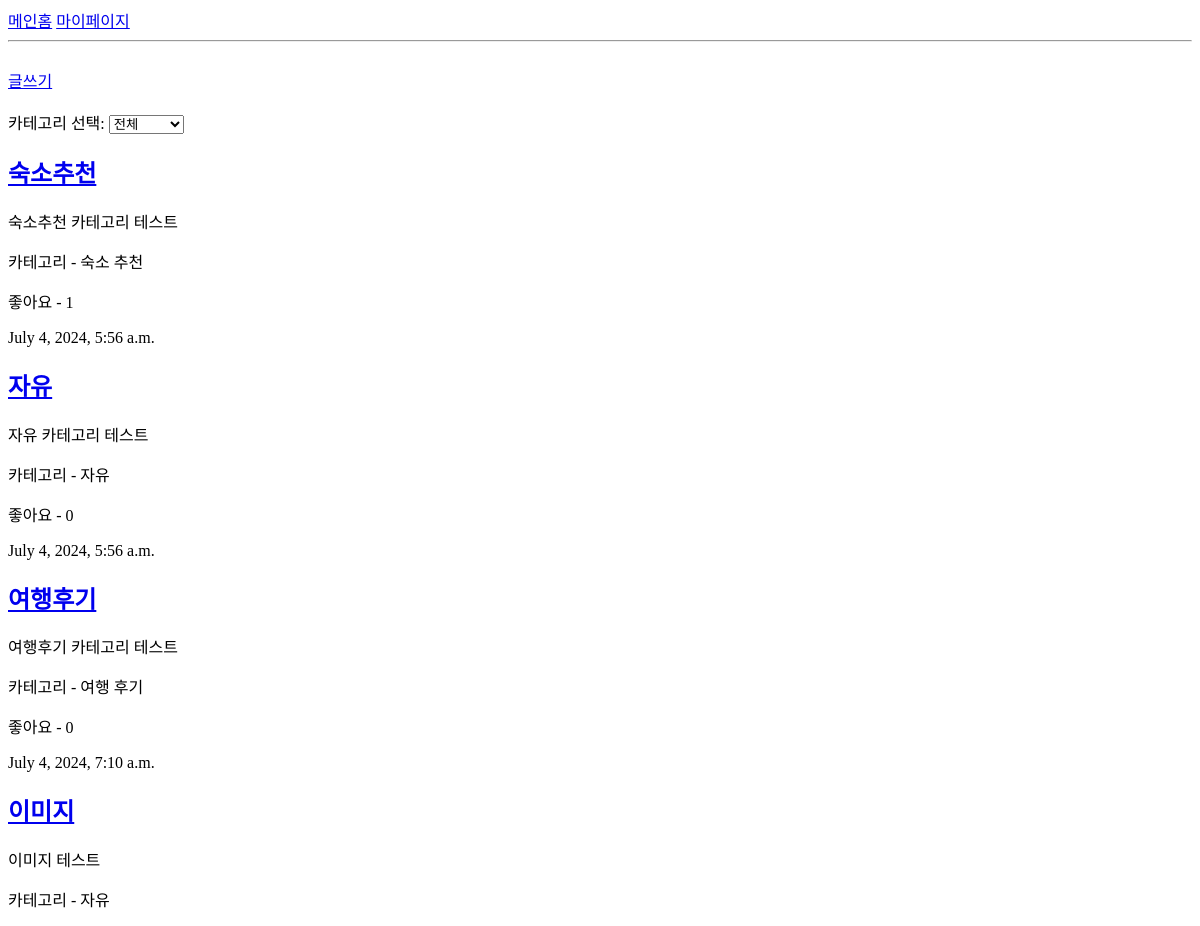
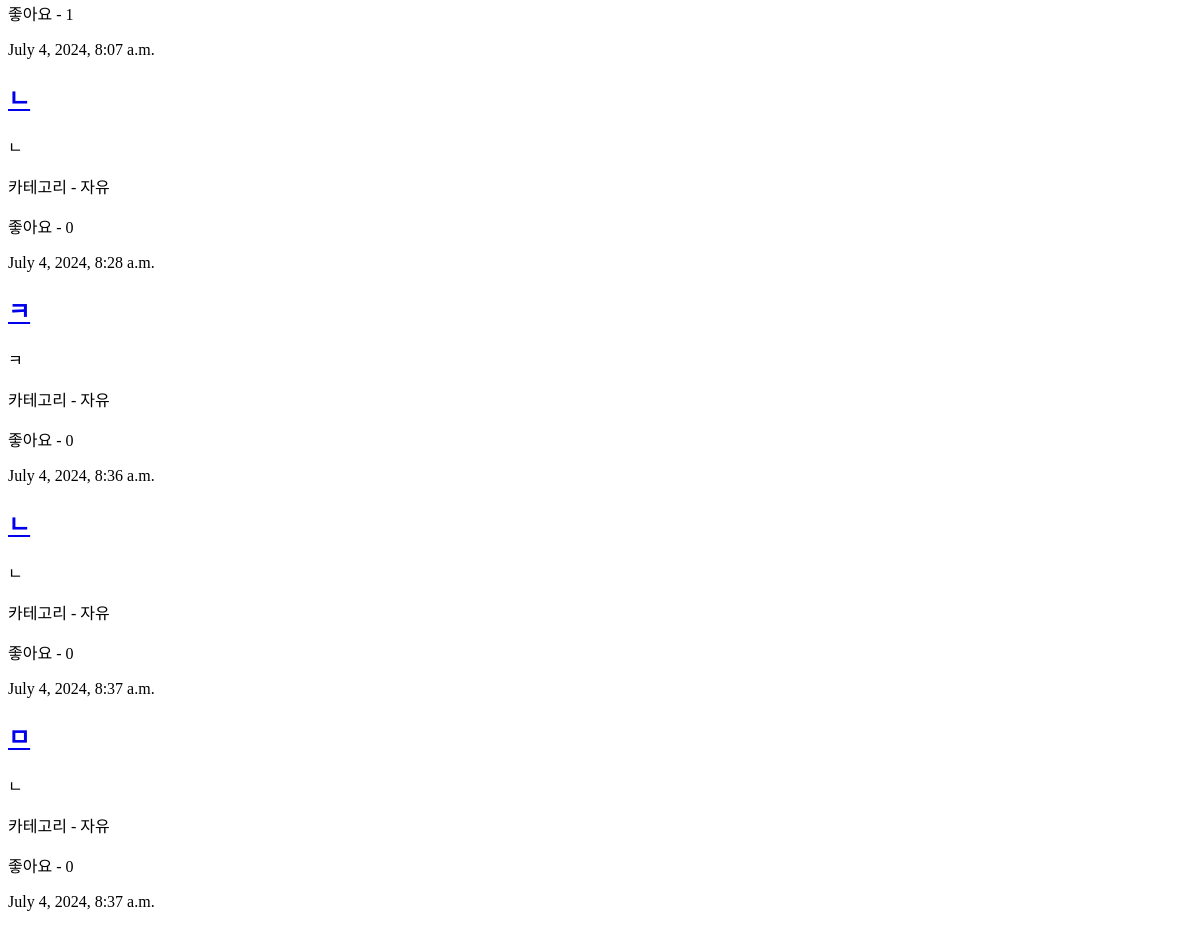
The app's page /community/ (signed in), older data (2 pictures, top to bottom).
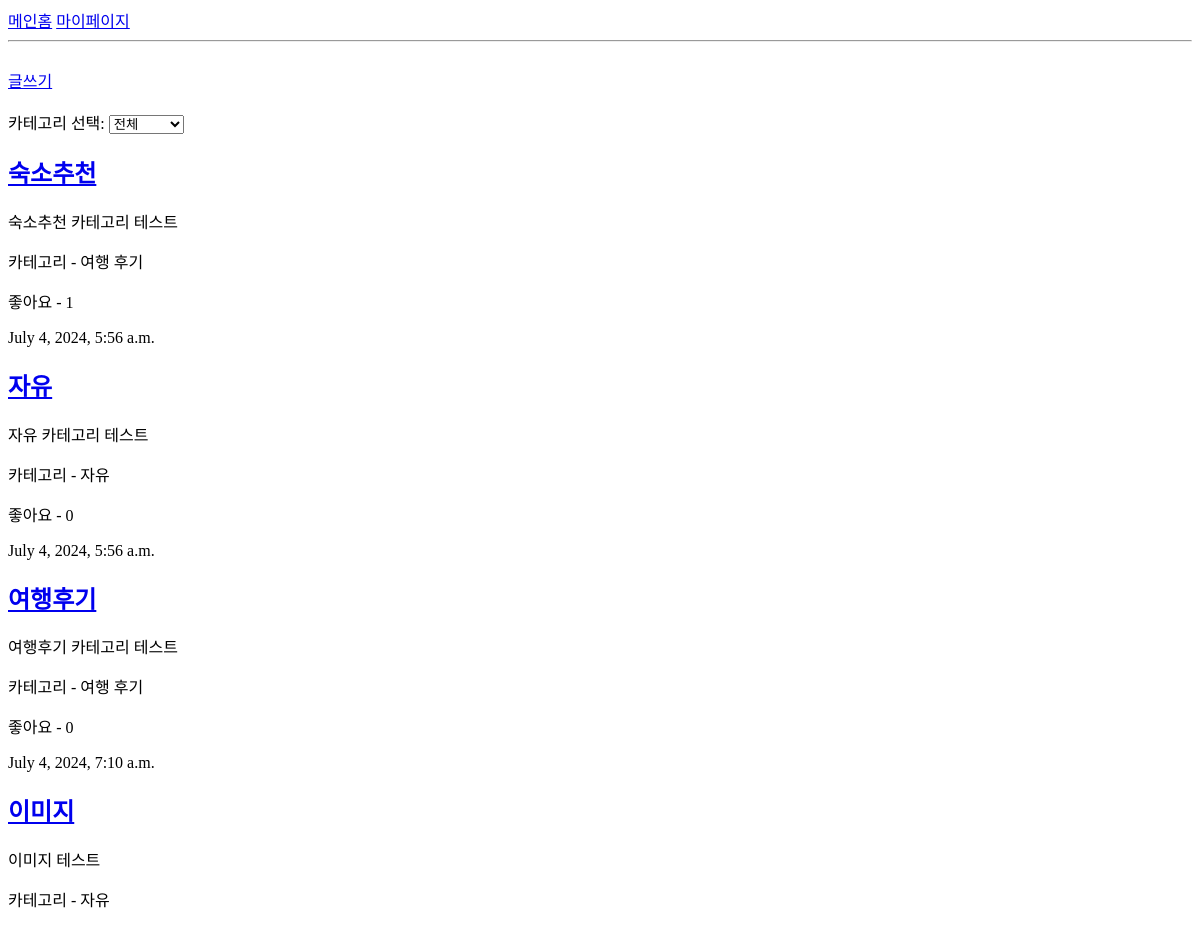
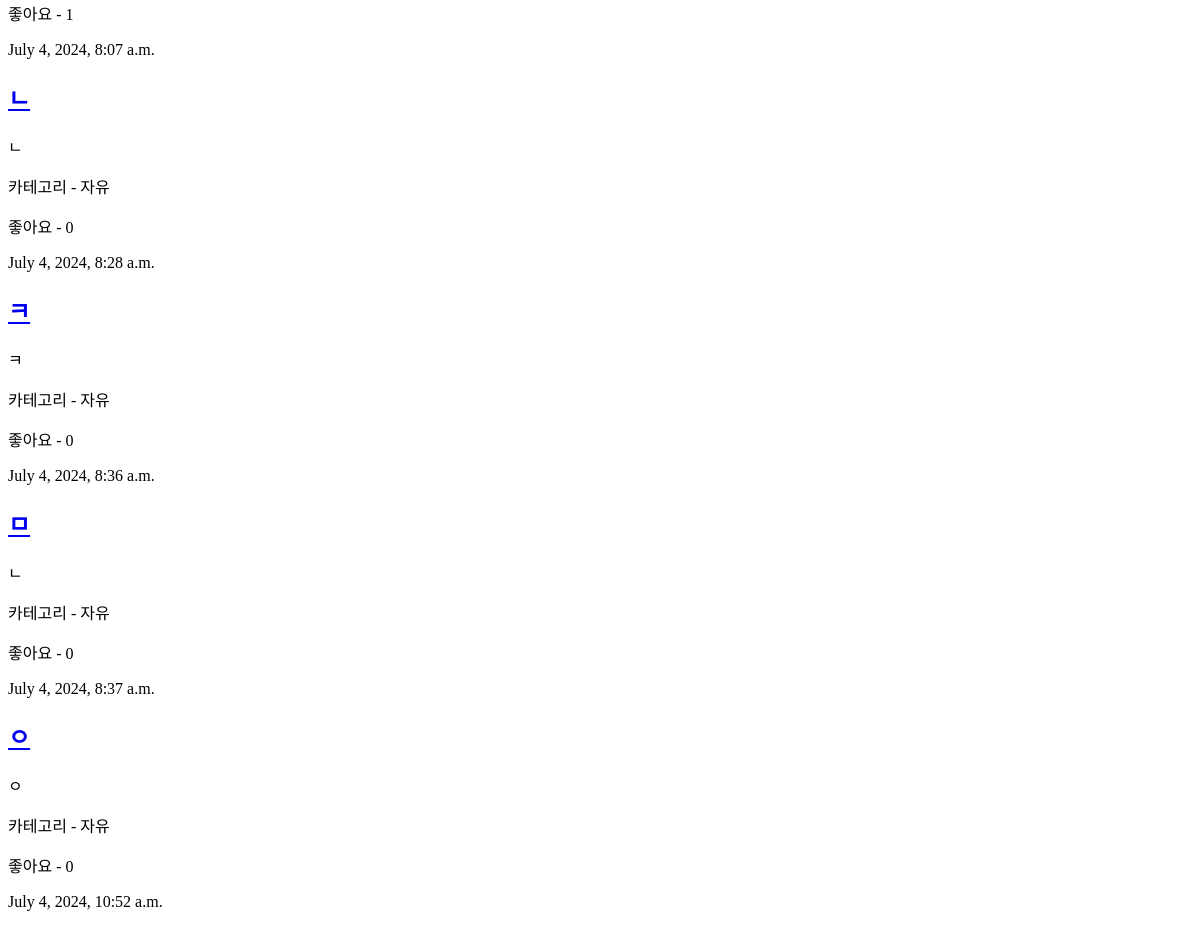
The same page, newer data (2 pictures, top to bottom).
### homst/models.py (models this page shows, shortened)
class Post(models.Model):
    CATEGORY_CHOICES = [
        ('review', '여행 후기'),
        ('accommodation', '숙소 추천'),
        ('free', '자유'),
    ]
    title = models.CharField(max_length=100)
    content = models.TextField()
    category = models.CharField(max_length=20, choices=CATEGORY_CHOICES, default='free')
    author = models.ForeignKey(User, on_delete=models.CASCADE, related_name='posts')
    created_at = models.DateTimeField(auto_now_add=True)
    updated_at = models.DateTimeField(auto_now=True)
    likes = models.ManyToManyField(User, related_name='liked_posts', blank=True)
    image = models.ImageField(upload_to='post/', blank=True, null=True)
    def get_likes_count(self):
        return self.likes.count()

### homst/views.py (the view)
# urls.py: path('community/', views.community, name='community'),
@login_required
def community(request):
    category = request.GET.get('category', '')
    if category:
        posts = Post.objects.filter(category=category)
    else:
        posts = Post.objects.all()
    return render(request, 'homst/community.html', {'posts': posts})

### homst/templates/homst/community.html (shortened to what this page needs)
<!DOCTYPE html>
<html lang="ko">
  <head>
  </head>
  <body>
    <a href="{% url 'main' %}">메인홈</a>
    <a href="{% url 'mypage' %}">마이페이지</a>
    <hr />
    <br />
    <a href="{% url 'community_create' %}" class="create-button">글쓰기</a>
    <br>
    <br>
    <form method="GET" action="{% url 'community' %}">
      <label for="category">카테고리 선택:</label>
      <select name="category" id="category" onchange="this.form.submit()">
          <option value="">전체</option>
      </select>
  </form>
    {% for post in posts %}
    <h2>
      <a href="{% url 'community_detail' post.id %}">{{ post.title }}</a>
    </h2>
    <p>{{ post.content }}</p>
    <p>카테고리 - {{ post.get_category_display }}</p>
    <p>좋아요 - {{ post.get_likes_count }}</p>
    <p>{{ post.created_at }}</p>
    {% endfor %}
  </body>
</html>

Row changes from the older to the newer data that the page shows:
removed Post: title "ㄴ", content "ㄴ", category "자유", get_likes_count "0", created_at "July 4, 2024, 8:37 a.m."
changed Post "숙소추천": category "숙소 추천" → "여행 후기"
added Post: title "ㅇ", content "ㅇ", category "자유", get_likes_count "0", created_at "July 4, 2024, 10:52 a.m."
